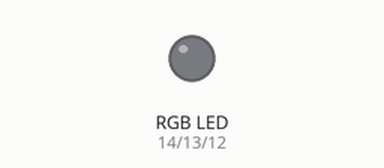
Recording of a sketch running on a simulated Arduino Uno, built with avr-gcc and run on an emulated ATmega328P. Shown: an RGB LED mixed from three pins (HIGH = lit).

Above: at 0.6 s.
At 7.8 s:
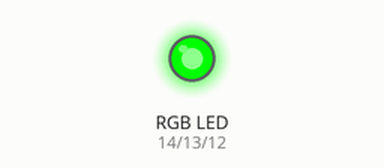
At 13.0 s:
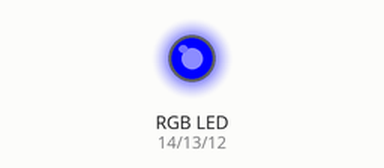
At 18.2 s:
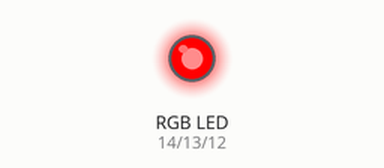
Timing chart, 0 to 20.3 s (numbered marks = the images above):
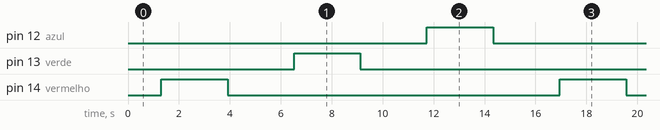

Measured:
- by itself, pin 12 (azul), pin 13 (verde), pin 14 (vermelho): alternates HIGH for 2.6 s and LOW for 13.0 s
- by itself, everything shown: repeats every 15.6 s, in 6 steps

The sketch:

fade_in_fade_down_led_RGB.ino
```cpp
/*
    Autor(a): Diana Santos - Franzininho
    Data: 08/08/23
    Título:Exemplo 3 - Show de Luzes: Criando Efeitos Incríveis com LED RGB
    Descrição:Neste exemplo vamos  criar o efeito fade in e fade down, considerando
    a intensidade do LED.

*/
// Definindo os pinos para as cores do LED RGB
const int vermelho = 14;
const int verde = 13;
const int azul = 12;

void setup() {
  pinMode(vermelho, OUTPUT);  // Configurando os pino como saída
  pinMode(verde, OUTPUT);  // Configurando os pino como saída
  pinMode(azul, OUTPUT);  // Configurando os pino como saída
}

void loop() {
  fadeRGB(255, 0, 0);  // Fade in vermelho
  fadeRGB(0, 255, 0);  // Fade in verde
  fadeRGB(0, 0, 255);  // Fade in azul
}

// Função para fazer o fade in e fade down das cores
void fadeRGB(int fade_vermelho, int fade_verde, int fade_azul) {
  for (int i = 0; i <= 255; i++) {
    analogWrite(vermelho, map(i, 0, 255, 0, fade_vermelho));
    analogWrite(verde, map(i, 0, 255, 0, fade_verde));
    analogWrite(azul, map(i, 0, 255, 0, fade_azul));
    delay(10);  // Pequeno atraso para visualizar o fade
  }

  for (int i = 255; i >= 0; i--) {
    analogWrite(vermelho, map(i, 0, 255, 0, fade_vermelho));
    analogWrite(verde, map(i, 0, 255, 0, fade_verde));
    analogWrite(azul, map(i, 0, 255, 0, fade_azul));
    delay(10);  // Pequeno atraso para visualizar o fade
  }
}
```
